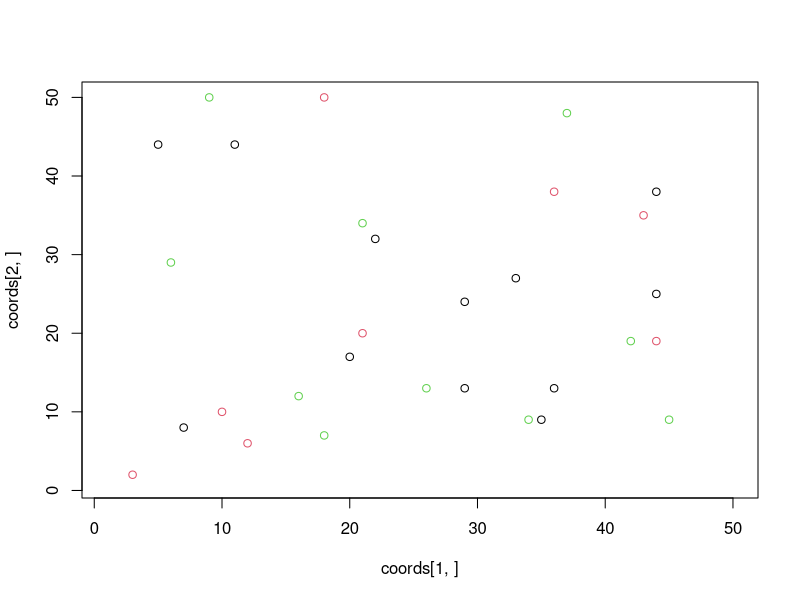
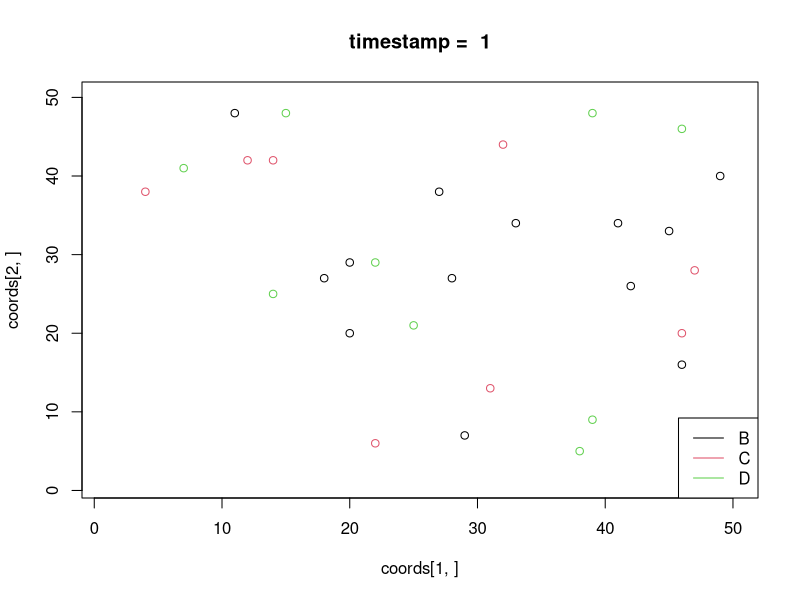
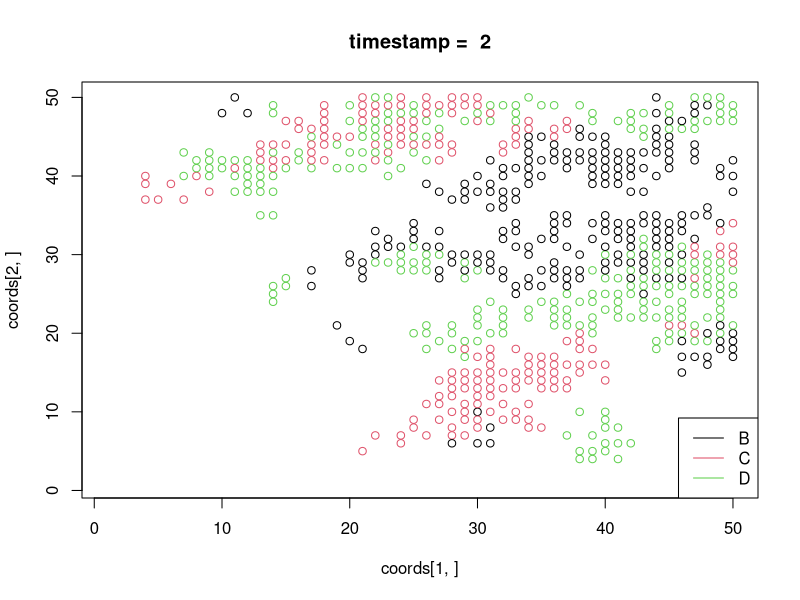
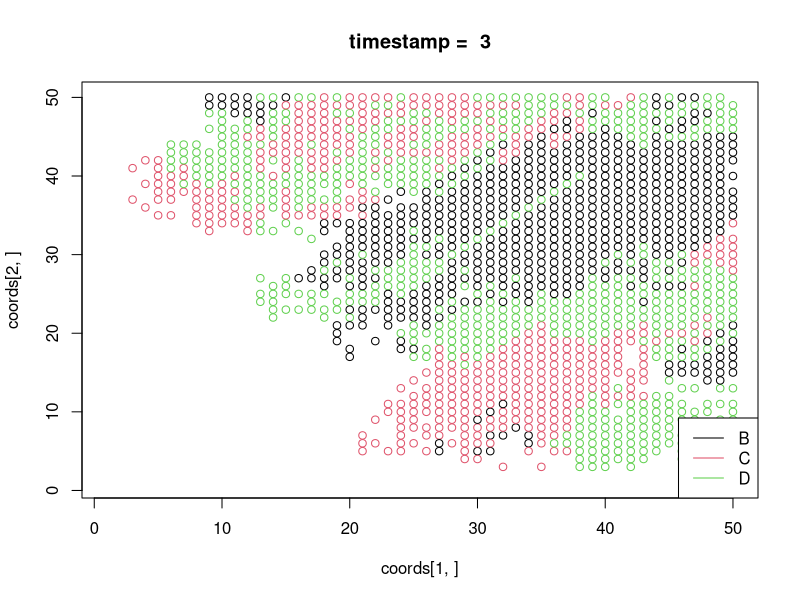
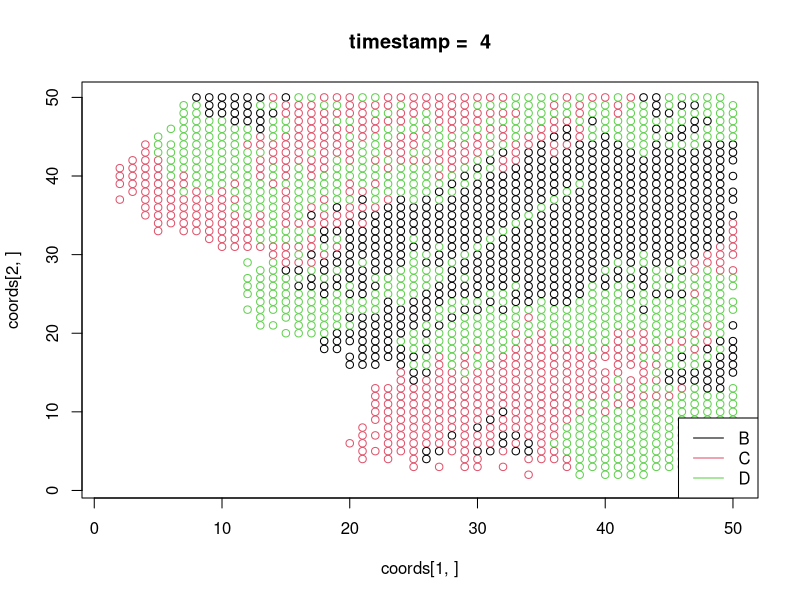
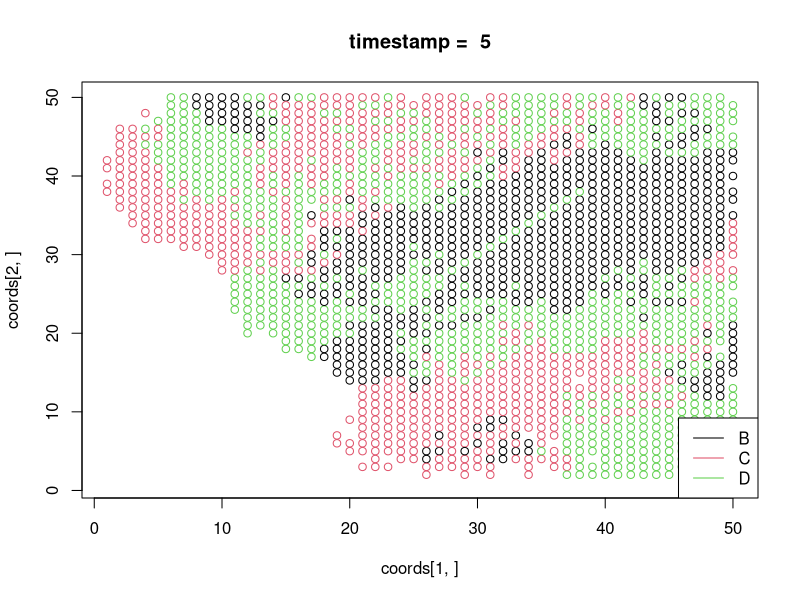
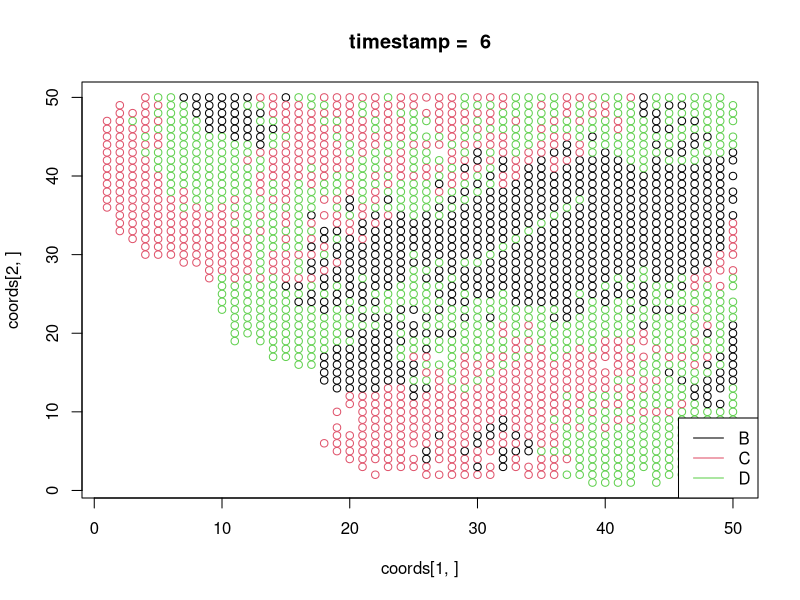
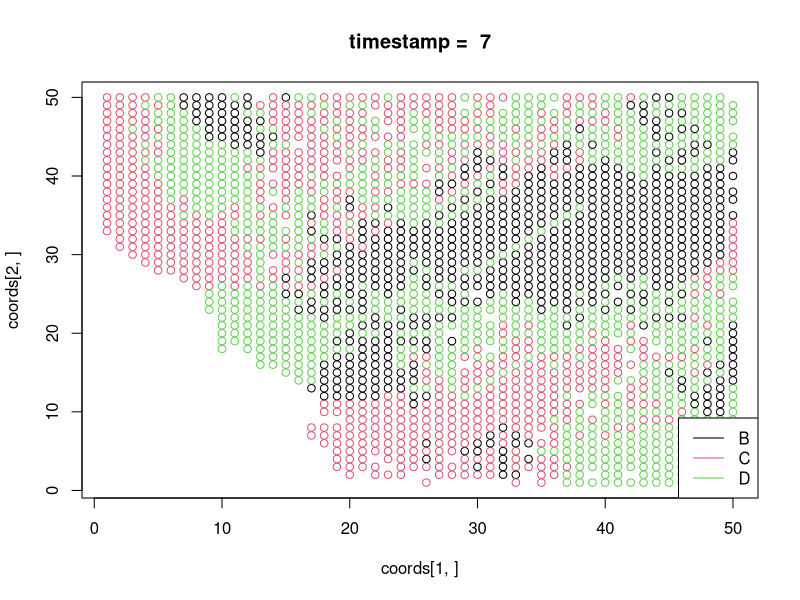

The R script that drew these images, in order: (Note: a time limit stopped this script after it produced the figures.)
# ----- IMSVS ----- #

# TODO : add_food : changé en +X à chaque itt pour toutes les cases
#        verif consumption (les valeurs que prend la variable 'r')


#This is is main body of the program 

y_max = 50
x_max = 50
DThreshold = 50
IThreshold = 5
init_health = 20
t = 0
lyso_time = 10
init_food_value = 5
food_per_itt = 1
timestamp = 40
n_bacts = 30

# Placing  bacteria
Init_bacteria<-function(n_bacts)
{
coords <<- matrix(data = 0, ncol = n_bacts, nrow = 2)
Health <<- matrix(data = 0, ncol =  x_max, nrow = y_max)
Type <<- matrix(data = 0, ncol =  x_max, nrow = y_max)

id = sample(1:(x_max*y_max), n_bacts, replace = FALSE)

  for (i in 1:n_bacts) {
    x = ((id[i]-1) %% y_max) + 1
    y = floor((id[i]-1) / y_max) + 1
    coords[, i] <<- c(x, y)
    i = i + 1
    Health[x,y] <<- init_health
    rd = runif(1)
    if(rd < 0.33)      Type[x,y] <<- 1 # 'B'
    else if(rd < 0.66) Type[x,y] <<- 2 # 'C'
    else               Type[x,y] <<- 3 # 'D'
  }
}

Init_bacteria(n_bacts)
color = diag(Type[coords[1,],coords[2,]])
plot(coords[1,],coords[2,], xlim = c(1, x_max), ylim = c(1, y_max), col=color)

# Placing the food
Placing_food<-function()
{
  Food <<- array(rep(init_food_value, x_max * y_max * 6), dim=c(x_max, y_max, 6))
}

Add_food<-function()
{
  Food <<- Food + array(rep(food_per_itt, x_max * y_max * 6), dim=c(x_max, y_max, 6))
}

# Cell Division
Cell_Division<-function(x, y, division_probability)
{
p = division_probability
original_health = floor(Health[x, y] / 2)
new_cell_health = original_health * p
typeb<-Type[x, y]
fin = 0
counter = 1
xs <- c(x - 1, x    , x + 1, x    , x - 1, x - 1, x + 1, x + 1)
ys <- c(y    , y + 1, y    , y - 1, y - 1, y + 1, y + 1, y - 1)

# We get the number of empty cells and their coords
empty_cells = 0 # Nombre de cellule vide 
cells_coords <- matrix(data = 0, ncol =  8, nrow = 2)

  while(counter <= 8)
  {
    xx = xs[counter]
    yy = ys[counter]
    if(xx > 0 && xx <= x_max && yy > 0 && yy <= y_max)
    {
        if(Health[xx, yy] == 0)
      {
          empty_cells = empty_cells + 1
          cells_coords[1, empty_cells] = xx
          cells_coords[2, empty_cells] = yy
        }
    }
    counter = counter + 1
  }
  if(empty_cells > 0)
  {
    if (empty_cells >= 2)
      rd = sample(1:empty_cells, 2, replace = FALSE) # On ne veut pas 2 fois la même position du coup
    else
      rd = 1
    for(index in rd){
      new_cell_x = cells_coords[1, index]
      new_cell_y = cells_coords[2, index]
      Health[new_cell_x, new_cell_y] <<- original_health
      Type[new_cell_x, new_cell_y] <<- typeb
      n_bacts <<- n_bacts + 1
      coords <<- cbind(coords, c(new_cell_x, new_cell_y))
    }
  }
    
  # remove bacterie // Bah du coup non?
  Kill_bacteria(x,y)
}

Comsumption<-function(x, y)
{
  # I G F L T C
  # 1 2 3 4 5 6
  
  tmp <- 0
  tmp = 0
  if(x > 1 && x < x_max && y > 1 && y < y_max)
  for(j in x-1:x+1)
  {
    for(k in y-1:y+1)
    {
      for(f in 1:6) # type food.
      {
        if(Food[j, k, f] > 0)
        {
          if(
            Type[x, y] == 1 && (f >= 2 && f <= 4)
            || 
            Type[x, y] == 2 && (f <= 4)
            ||
            Type[x, y] == 3 && (f >= 5)
            )
            Food[j, k, f] <<- Food[j, k, f] - 1
            print(tmp)
            tmp = tmp + 1
        }
      }
    }
  }
  Health[x, y] <<- Health[x, y] + tmp
  # print(tmp)
}


Adjust_lysozyme<-function(x, y)
{
  if(Type[x, y] == 2){ # Bactérie C
    Health[x, y] <<- Health[x, y] - 2
  }
}

Kill_bacteria<-function(x,y){
  index = 0
  
  a = which(coords[1,] == x)
  b = which(coords[2,] == y)
  index = intersect(a,b)
  
  Health[x, y] <<- 0
  Type[x, y] <<- 0
  
  if(index != 0){
    n_bacts <<- n_bacts - 1
    coords <<- coords[,-index]
  }
}

Init_bacteria(n_bacts)
Placing_food()


GIB = rep(NA, times=timestamp)
num_bacteria = matrix(data = 0, ncol = timestamp, nrow = 3)

for(t in 1:timestamp)
{
  color = diag(Type[coords[1,],coords[2,]])
  plot(coords[1,],coords[2,], xlim = c(1, x_max), ylim = c(1, y_max), col=color)
  title(paste("timestamp = ",t))
  legend(legend = c("B", "C", "D"), col = 1:3, x = "bottomright", lty=1)

  for(i in 1:x_max)
  {
    for(j in 1:y_max)
    {
      if(Health[i, j] != 0)
        Comsumption(i, j)
      
      if(Health[i, j] > DThreshold)
        Cell_Division(i, j, 1.0)
      
      Health[i, j] = Health[i, j] - IThreshold
        
      if(t > lyso_time)
        Adjust_lysozyme(i, j)
      
      if(Type[i, j] != 0 && Health[i, j] <= 0)
        Kill_bacteria(i,j)
      if(Health[i, j] <= 0)
        Health[i, j] <- 0
    }
  }
  
  Add_food()
  
  B = sum(Type[,] == 1)
  C = sum(Type[,] == 2)
  D = sum(Type[,] == 3)
  Bs = sum(Health[Type[,] == 1])
  Cs = sum(Health[Type[,] == 2])
  Ds = sum(Health[Type[,] == 3])
  
  GIB[t] = (B/Bs) / ((C+D)/(Cs+Ds)) - 1
  num_bacteria[,t] = c(B,C,D) 
}

ts = 1:timestamp

plot(ts, c(num_bacteria[1,]), type = "o", col = 1, ylim = c(40, max(num_bacteria)))
lines(ts, num_bacteria[2,], type = "o", col = 2)
lines(ts, num_bacteria[3,], type = "o", col = 3)
abline(v=lyso_time)
legend(legend = c("B", "C", "D"), col = 1:3, lty=1, x = "topright")

up = GIB>=0
down = GIB<=0
half = (max(ts[up]) + min(ts[down]))/2
plot(ts, GIB, type = "o")
# polygon(x = c(min(ts[up]), ts[up],half),
#         y = c(0, GIB[up],0),
#         col = "red" )
# polygon(x = c(half,ts[down],max(ts[down])),
#         y = c(0,GIB[down],0),
#         col = "blue" )
lines(1:timestamp, rep(0,timestamp))
abline(v=lyso_time)
